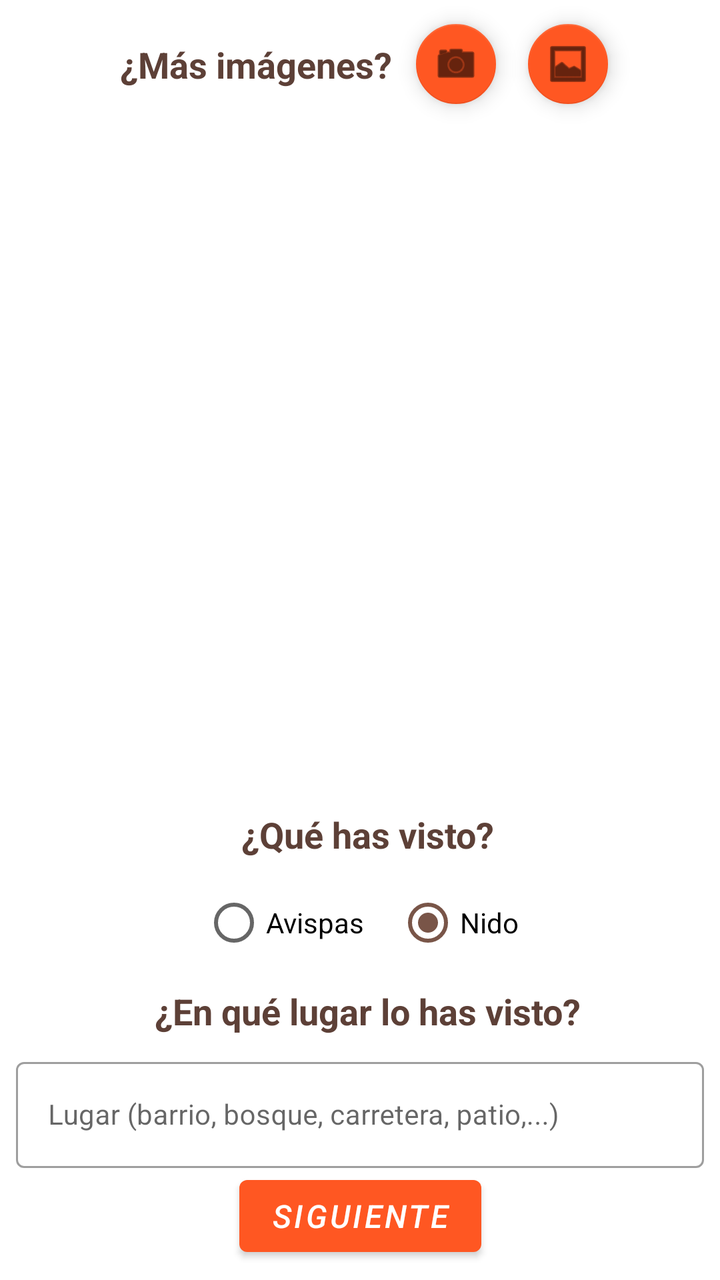
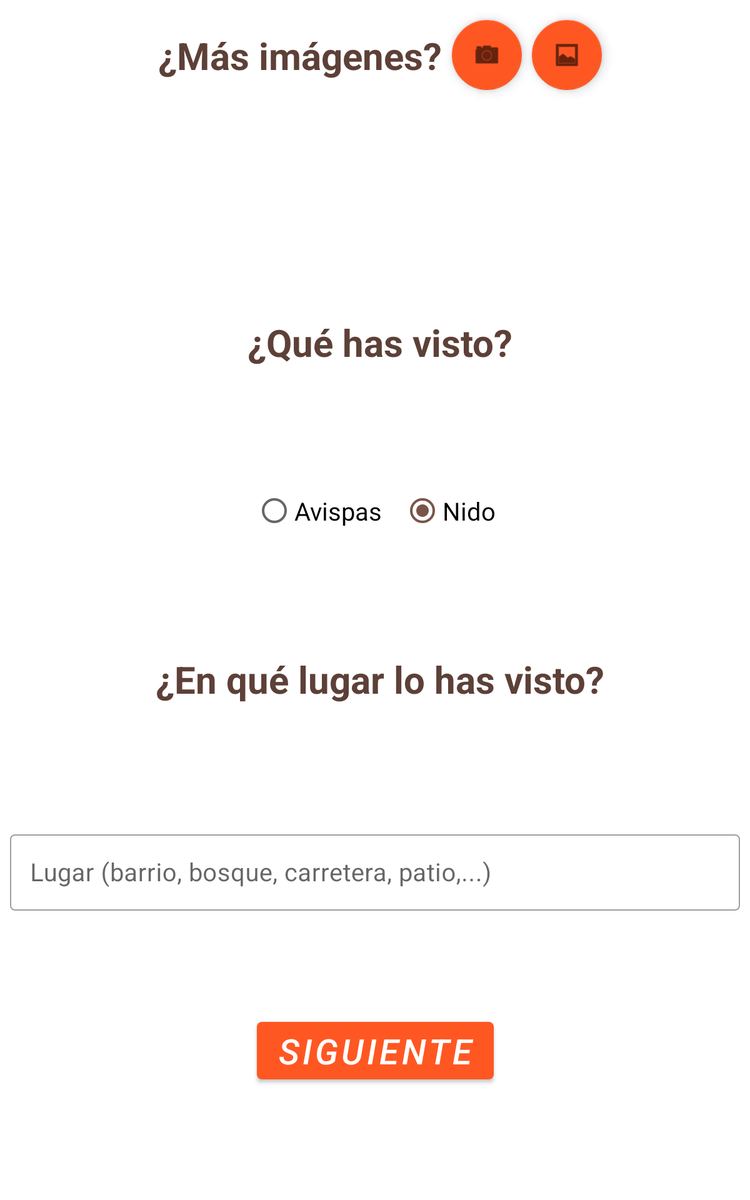

First picture: res/layout/ on a phone held upright. Second picture: the repository's own variant of that layout, on a device whose configuration matches the variant's folder. Source for both follows.
<!-- AndroidManifest.xml: application theme AppTheme -->
<!-- res/layout/fragment_add_photos.xml -->
<?xml version="1.0" encoding="utf-8"?>
<androidx.constraintlayout.widget.ConstraintLayout xmlns:android="http://schemas.android.com/apk/res/android"
    xmlns:app="http://schemas.android.com/apk/res-auto"
    xmlns:tools="http://schemas.android.com/tools"
    android:id="@+id/constraintAddPhotos"
    android:layout_width="match_parent"
    android:layout_height="match_parent"
    tools:context=".fragments.AddPhotosFragment">

    <TextView
        android:id="@+id/tvLabelMoreImages"
        android:layout_width="wrap_content"
        android:layout_height="wrap_content"
        android:layout_marginStart="8dp"
        android:layout_marginLeft="8dp"
        android:text="@string/labelMoreImages"
        android:textColor="@color/colorAccentDark"
        android:textSize="@dimen/text_size_titles_add_sighting"
        android:textStyle="bold"
        app:layout_constraintBottom_toBottomOf="@+id/fab_camera_add_photo_fragment"
        app:layout_constraintEnd_toStartOf="@+id/fab_camera_add_photo_fragment"
        app:layout_constraintHorizontal_bias="0.5"
        app:layout_constraintHorizontal_chainStyle="packed"
        app:layout_constraintStart_toStartOf="parent"
        app:layout_constraintTop_toTopOf="@+id/fab_camera_add_photo_fragment" />

    <com.google.android.material.floatingactionbutton.FloatingActionButton
        android:id="@+id/fab_camera_add_photo_fragment"
        android:layout_width="wrap_content"
        android:layout_height="wrap_content"
        android:layout_marginStart="8dp"
        android:layout_marginLeft="8dp"
        android:layout_marginTop="8dp"
        android:src="@android:drawable/ic_menu_camera"
        app:backgroundTint="@color/colorPrimary"
        app:fabSize="mini"
        app:layout_constraintEnd_toStartOf="@+id/fab_gallery_add_photo_fragment"
        app:layout_constraintHorizontal_bias="0.5"
        app:layout_constraintStart_toEndOf="@+id/tvLabelMoreImages"
        app:layout_constraintTop_toTopOf="parent" />

    <com.google.android.material.floatingactionbutton.FloatingActionButton
        android:id="@+id/fab_gallery_add_photo_fragment"
        android:layout_width="wrap_content"
        android:layout_height="wrap_content"
        android:layout_marginStart="8dp"
        android:layout_marginLeft="8dp"
        android:layout_marginTop="8dp"
        android:src="@android:drawable/ic_menu_gallery"
        app:backgroundTint="@color/colorPrimary"
        app:fabSize="mini"
        app:layout_constraintEnd_toEndOf="parent"
        app:layout_constraintHorizontal_bias="0.5"
        app:layout_constraintStart_toEndOf="@+id/fab_camera_add_photo_fragment"
        app:layout_constraintTop_toTopOf="parent" />

    <androidx.recyclerview.widget.RecyclerView
        android:id="@+id/rvPhotoGrid"
        android:layout_width="0dp"
        android:layout_height="0dp"
        android:layout_marginStart="8dp"
        android:layout_marginLeft="8dp"
        android:layout_marginTop="8dp"
        android:layout_marginEnd="8dp"
        android:layout_marginRight="8dp"
        app:layout_constraintBottom_toTopOf="@id/tvLabelWhatYouSeen"
        app:layout_constraintEnd_toEndOf="parent"
        app:layout_constraintStart_toStartOf="parent"
        app:layout_constraintTop_toBottomOf="@+id/fab_camera_add_photo_fragment"
        tools:listitem="@layout/item_recyclerview_photos" />

    <TextView
        android:id="@+id/tvLabelWhatYouSeen"
        android:layout_width="wrap_content"
        android:layout_height="wrap_content"
        android:layout_marginStart="8dp"
        android:layout_marginLeft="8dp"
        android:layout_marginBottom="8dp"
        android:text="@string/labelWhatYouSeen"
        android:textColor="@color/colorAccentDark"
        android:textStyle="bold"
        android:textSize="@dimen/text_size_titles_add_sighting"
        app:layout_constraintBottom_toTopOf="@+id/rgWhatYouSeen"
        app:layout_constraintEnd_toEndOf="parent"
        app:layout_constraintLeft_toLeftOf="parent"
        app:layout_constraintRight_toRightOf="parent"
        app:layout_constraintStart_toStartOf="parent" />

    <RadioGroup
        android:id="@+id/rgWhatYouSeen"
        android:layout_width="wrap_content"
        android:layout_height="wrap_content"
        android:layout_marginBottom="8dp"
        android:orientation="horizontal"
        app:layout_constraintBottom_toTopOf="@id/tvLabelPlaceSeen"
        app:layout_constraintEnd_toEndOf="parent"
        app:layout_constraintStart_toStartOf="parent">

        <RadioButton
            android:id="@+id/rbWasp"
            android:layout_width="match_parent"
            android:layout_height="wrap_content"
            android:layout_weight="1"
            android:layout_marginEnd="16dp"
            android:layout_marginRight="16dp"
            android:textSize="@dimen/text_size_texts_add_sighting"
            android:text="@string/wasps" />

        <RadioButton
            android:id="@+id/rbNest"
            android:checked="true"
            android:layout_width="match_parent"
            android:layout_height="wrap_content"
            android:layout_weight="1"
            android:textSize="@dimen/text_size_texts_add_sighting"
            android:text="@string/nests" />
    </RadioGroup>

    <TextView
        android:id="@+id/tvLabelPlaceSeen"
        android:layout_width="wrap_content"
        android:layout_height="wrap_content"
        android:layout_marginStart="8dp"
        android:layout_marginLeft="8dp"
        android:layout_marginBottom="8dp"
        android:text="@string/labelPlaceSeenNest"
        android:textColor="@color/colorAccentDark"
        android:textSize="@dimen/text_size_titles_add_sighting"
        android:textStyle="bold"
        app:layout_constraintBottom_toTopOf="@+id/layoutPlaceAddPhotosFragment"
        app:layout_constraintEnd_toEndOf="parent"
        app:layout_constraintLeft_toLeftOf="parent"
        app:layout_constraintRight_toRightOf="parent"
        app:layout_constraintStart_toStartOf="parent" />
    <com.google.android.material.textfield.TextInputLayout
        android:id="@+id/layoutPlaceAddPhotosFragment"
        style="@style/Widget.MaterialComponents.TextInputLayout.OutlinedBox"
        android:layout_width="0dp"
        android:layout_height="wrap_content"
        android:layout_marginStart="8dp"
        android:layout_marginLeft="8dp"
        android:layout_marginTop="8dp"
        android:layout_marginEnd="8dp"
        android:layout_marginRight="8dp"
        android:minHeight="?android:attr/actionBarSize"
        android:transitionGroup="true"
        app:layout_constraintBottom_toTopOf="@+id/btNextAddPhotosFragment"
        app:layout_constraintEnd_toEndOf="parent"
        app:layout_constraintStart_toStartOf="parent">

        <com.google.android.material.textfield.TextInputEditText
            android:id="@+id/etPlaceAddPhotos"
            android:layout_width="match_parent"
            android:layout_height="wrap_content"
            android:hint="@string/place"
            android:imeOptions="actionDone"
            android:inputType="textCapSentences"
            android:textSize="@dimen/text_size_texts_add_sighting" />

    </com.google.android.material.textfield.TextInputLayout>

    <com.google.android.material.button.MaterialButton
        android:id="@+id/btNextAddPhotosFragment"
        android:layout_width="wrap_content"
        android:layout_height="wrap_content"
        android:layout_marginStart="16dp"
        android:layout_marginLeft="16dp"
        android:layout_marginEnd="16dp"
        android:layout_marginRight="16dp"
        android:layout_marginBottom="8dp"
        android:text="@string/labelBtNext"
        android:textSize="@dimen/text_size_buttons_add_sighting"
        android:textStyle="italic"
        app:layout_constraintBottom_toBottomOf="parent"
        app:layout_constraintEnd_toEndOf="parent"
        app:layout_constraintHorizontal_bias="0.5"
        app:layout_constraintStart_toStartOf="parent" />
</androidx.constraintlayout.widget.ConstraintLayout>
<!-- res/layout/item_recyclerview_photos.xml (included above) -->
<?xml version="1.0" encoding="utf-8"?>
<FrameLayout xmlns:android="http://schemas.android.com/apk/res/android"
    xmlns:app="http://schemas.android.com/apk/res-auto"
    android:id="@+id/flContainerPhoto"
    android:layout_width="@dimen/width_height_each_photo"
    android:layout_height="@dimen/width_height_each_photo"
    android:paddingLeft="@dimen/padding_photos_recyclerview"
    android:paddingRight="@dimen/padding_photos_recyclerview"
    android:paddingBottom="@dimen/padding_photos_recyclerview">

    <ImageView
        android:id="@+id/ivPhoto"
        android:layout_width="match_parent"
        android:layout_height="match_parent"
        android:adjustViewBounds="true"
        android:scaleType="fitXY"
        app:srcCompat="@color/colorAccentLight" />

    <com.google.android.material.floatingactionbutton.FloatingActionButton
        android:id="@+id/fab_delete_photo"
        android:layout_width="wrap_content"
        android:layout_height="wrap_content"
        android:layout_gravity="end"
        android:clickable="true"
        app:backgroundTint="@color/colorAccent"
        app:fabSize="mini"
        app:srcCompat="@android:drawable/ic_menu_delete" />
</FrameLayout>
<!-- resources referenced by this layout -->
<resources>
  <color name="colorAccent">#795548</color>
  <color name="colorAccentDark">#5D4037</color>
  <color name="colorAccentLight">#D9BBB2</color>
  <color name="colorPrimary">#FF5722</color>
  <dimen name="padding_photos_recyclerview">12dp</dimen>
  <dimen name="text_size_buttons_add_sighting">16sp</dimen>
  <dimen name="text_size_texts_add_sighting">14sp</dimen>
  <dimen name="text_size_titles_add_sighting">18sp</dimen>
  <dimen name="width_height_each_photo">130dp</dimen>
  <string name="labelBtNext">Siguiente</string>
  <string name="labelMoreImages">¿Más imágenes?</string>
  <string name="labelPlaceSeenNest">¿En qué lugar lo has visto?</string>
  <string name="labelWhatYouSeen">¿Qué has visto?</string>
  <string name="nests">Nido</string>
  <string name="place">Lugar (barrio, bosque, carretera, patio,...)</string>
  <string name="wasps">Avispas</string>
  <style name="AppTheme" parent="Theme.MaterialComponents.Light.NoActionBar">
          
          <item name="colorPrimary">@color/colorPrimary</item>
          <item name="colorPrimaryDark">@color/colorPrimaryDark</item>
          <item name="colorAccent">@color/colorAccent</item>
  
          
          <item name="android:itemBackground">@color/colorAccent</item>
  
  
  
      </style>
  <color name="colorPrimaryDark">#E64A19</color>
</resources>
<!-- res/layout-sw600dp/fragment_add_photos.xml (the author's variant of the layout above) -->
<!-- drawn on a 7-inch tablet held upright -->
<?xml version="1.0" encoding="utf-8"?>
<androidx.constraintlayout.widget.ConstraintLayout xmlns:android="http://schemas.android.com/apk/res/android"
    xmlns:app="http://schemas.android.com/apk/res-auto"
    xmlns:tools="http://schemas.android.com/tools"
    android:id="@+id/constraintAddPhotos"
    android:layout_width="match_parent"
    android:layout_height="match_parent"
    tools:context=".fragments.AddPhotosFragment">

    <TextView
        android:id="@+id/tvLabelMoreImages"
        android:layout_width="wrap_content"
        android:layout_height="wrap_content"
        android:layout_marginStart="8dp"
        android:layout_marginLeft="8dp"
        android:text="@string/labelMoreImages"
        android:textColor="@color/colorAccentDark"
        android:textSize="@dimen/text_size_titles_add_sighting"
        android:textStyle="bold"
        app:layout_constraintBottom_toBottomOf="@+id/fab_camera_add_photo_fragment"
        app:layout_constraintEnd_toStartOf="@+id/fab_camera_add_photo_fragment"
        app:layout_constraintHorizontal_bias="0.5"
        app:layout_constraintHorizontal_chainStyle="packed"
        app:layout_constraintStart_toStartOf="parent"
        app:layout_constraintTop_toTopOf="@+id/fab_camera_add_photo_fragment" />

    <com.google.android.material.floatingactionbutton.FloatingActionButton
        android:id="@+id/fab_camera_add_photo_fragment"
        android:layout_width="wrap_content"
        android:layout_height="wrap_content"
        android:layout_marginStart="8dp"
        android:layout_marginLeft="8dp"
        android:layout_marginTop="16dp"
        android:src="@android:drawable/ic_menu_camera"
        app:backgroundTint="@color/colorPrimary"
        app:fabSize="auto"
        app:layout_constraintEnd_toStartOf="@+id/fab_gallery_add_photo_fragment"
        app:layout_constraintHorizontal_bias="0.5"
        app:layout_constraintStart_toEndOf="@+id/tvLabelMoreImages"
        app:layout_constraintTop_toTopOf="parent" />

    <com.google.android.material.floatingactionbutton.FloatingActionButton
        android:id="@+id/fab_gallery_add_photo_fragment"
        android:layout_width="wrap_content"
        android:layout_height="wrap_content"
        android:layout_marginStart="8dp"
        android:layout_marginLeft="8dp"
        android:layout_marginTop="16dp"
        android:src="@android:drawable/ic_menu_gallery"
        app:backgroundTint="@color/colorPrimary"
        app:fabSize="auto"
        app:layout_constraintEnd_toEndOf="parent"
        app:layout_constraintHorizontal_bias="0.5"
        app:layout_constraintStart_toEndOf="@+id/fab_camera_add_photo_fragment"
        app:layout_constraintTop_toTopOf="parent" />

    <androidx.recyclerview.widget.RecyclerView
        android:id="@+id/rvPhotoGrid"
        android:layout_width="0dp"
        android:layout_height="wrap_content"
        android:layout_marginStart="8dp"
        android:layout_marginLeft="8dp"
        android:layout_marginTop="@dimen/margin_top_recyclerview_photos"
        android:layout_marginEnd="8dp"
        android:layout_marginRight="8dp"
        app:layout_constraintBottom_toTopOf="@id/tvLabelWhatYouSeen"
        app:layout_constraintEnd_toEndOf="parent"
        app:layout_constraintStart_toStartOf="parent"
        app:layout_constraintTop_toBottomOf="@+id/fab_camera_add_photo_fragment"
        tools:listitem="@layout/item_recyclerview_photos" />

    <TextView
        android:id="@+id/tvLabelWhatYouSeen"
        android:layout_width="wrap_content"
        android:layout_height="wrap_content"
        android:layout_marginStart="8dp"
        android:layout_marginLeft="8dp"
        android:layout_marginBottom="8dp"
        android:text="@string/labelWhatYouSeen"
        android:textColor="@color/colorAccentDark"
        android:textSize="@dimen/text_size_titles_add_sighting"
        android:textStyle="bold"
        app:layout_constraintBottom_toTopOf="@+id/rgWhatYouSeen"
        app:layout_constraintEnd_toEndOf="parent"
        app:layout_constraintHorizontal_bias="0.5"
        app:layout_constraintLeft_toLeftOf="parent"
        app:layout_constraintRight_toRightOf="parent"
        app:layout_constraintStart_toStartOf="parent"
        app:layout_constraintTop_toBottomOf="@+id/rvPhotoGrid" />

    <RadioGroup
        android:id="@+id/rgWhatYouSeen"
        android:layout_width="wrap_content"
        android:layout_height="wrap_content"
        android:layout_marginBottom="8dp"
        android:gravity="center_horizontal"
        android:orientation="horizontal"
        app:layout_constraintBottom_toTopOf="@+id/tvLabelPlaceSeen"
        app:layout_constraintEnd_toEndOf="parent"
        app:layout_constraintHorizontal_bias="0.5"
        app:layout_constraintStart_toStartOf="parent"
        app:layout_constraintTop_toBottomOf="@+id/tvLabelWhatYouSeen">

        <RadioButton
            android:id="@+id/rbWasp"
            android:layout_width="match_parent"
            android:layout_height="wrap_content"
            android:layout_weight="1"
            android:layout_marginEnd="16dp"
            android:layout_marginRight="16dp"
            android:text="@string/wasps"
            android:textSize="@dimen/text_size_texts_add_sighting" />

        <RadioButton
            android:id="@+id/rbNest"
            android:checked="true"
            android:layout_width="match_parent"
            android:layout_height="wrap_content"
            android:layout_weight="1"
            android:text="@string/nests"
            android:textSize="@dimen/text_size_texts_add_sighting" />
    </RadioGroup>

    <TextView
        android:id="@+id/tvLabelPlaceSeen"
        android:layout_width="wrap_content"
        android:layout_height="wrap_content"
        android:layout_marginStart="8dp"
        android:layout_marginLeft="8dp"
        android:layout_marginBottom="8dp"
        android:text="@string/labelPlaceSeenNest"
        android:textColor="@color/colorAccentDark"
        android:textSize="@dimen/text_size_titles_add_sighting"
        android:textStyle="bold"
        app:layout_constraintBottom_toTopOf="@+id/layoutPlaceAddPhotosFragment"
        app:layout_constraintEnd_toEndOf="parent"
        app:layout_constraintHorizontal_bias="0.5"
        app:layout_constraintLeft_toLeftOf="parent"
        app:layout_constraintRight_toRightOf="parent"
        app:layout_constraintStart_toStartOf="parent"
        app:layout_constraintTop_toBottomOf="@+id/rgWhatYouSeen" />

    <com.google.android.material.textfield.TextInputLayout
        android:id="@+id/layoutPlaceAddPhotosFragment"
        style="@style/Widget.MaterialComponents.TextInputLayout.OutlinedBox"
        android:layout_width="0dp"
        android:layout_height="wrap_content"
        android:layout_marginStart="8dp"
        android:layout_marginLeft="8dp"
        android:layout_marginTop="8dp"
        android:layout_marginEnd="8dp"
        android:layout_marginRight="8dp"
        android:minHeight="?android:attr/actionBarSize"
        android:transitionGroup="true"
        app:layout_constraintBottom_toTopOf="@+id/btNextAddPhotosFragment"
        app:layout_constraintEnd_toEndOf="parent"
        app:layout_constraintHorizontal_bias="0.5"
        app:layout_constraintStart_toStartOf="parent"
        app:layout_constraintTop_toBottomOf="@+id/tvLabelPlaceSeen">

        <com.google.android.material.textfield.TextInputEditText
            android:id="@+id/etPlaceAddPhotos"
            android:layout_width="match_parent"
            android:layout_height="wrap_content"
            android:hint="@string/place"
            android:imeOptions="actionDone"
            android:inputType="textCapSentences"
            android:textSize="@dimen/text_size_texts_add_sighting" />

    </com.google.android.material.textfield.TextInputLayout>

    <com.google.android.material.button.MaterialButton
        android:id="@+id/btNextAddPhotosFragment"
        android:layout_width="wrap_content"
        android:layout_height="wrap_content"
        android:layout_marginStart="16dp"
        android:layout_marginLeft="16dp"
        android:layout_marginEnd="16dp"
        android:layout_marginRight="16dp"
        android:layout_marginBottom="8dp"
        android:text="@string/labelBtNext"
        android:textSize="@dimen/text_size_buttons_add_sighting"
        android:textStyle="italic"
        app:layout_constraintBottom_toBottomOf="parent"
        app:layout_constraintEnd_toEndOf="parent"
        app:layout_constraintHorizontal_bias="0.5"
        app:layout_constraintStart_toStartOf="parent"
        app:layout_constraintTop_toBottomOf="@+id/layoutPlaceAddPhotosFragment" />
</androidx.constraintlayout.widget.ConstraintLayout>
<!-- resources referenced by the variant -->
<!-- as a 7-inch tablet held upright resolves them -->
<resources>
  <color name="colorAccent">#795548</color>
  <color name="colorAccentDark">#5D4037</color>
  <color name="colorAccentLight">#D9BBB2</color>
  <color name="colorPrimary">#FF5722</color>
  <!-- from res/values-sw600dp/ -->
  <dimen name="margin_top_recyclerview_photos">16dp</dimen>
  <!-- from res/values-sw600dp/ -->
  <dimen name="padding_photos_recyclerview">18dp</dimen>
  <!-- from res/values-sw600dp/ -->
  <dimen name="text_size_buttons_add_sighting">28sp</dimen>
  <!-- from res/values-sw600dp/ -->
  <dimen name="text_size_texts_add_sighting">20sp</dimen>
  <!-- from res/values-sw600dp/ -->
  <dimen name="text_size_titles_add_sighting">30sp</dimen>
  <!-- from res/values-sw600dp/ -->
  <dimen name="width_height_each_photo">275dp</dimen>
  <string name="labelBtNext">Siguiente</string>
  <string name="labelMoreImages">¿Más imágenes?</string>
  <string name="labelPlaceSeenNest">¿En qué lugar lo has visto?</string>
  <string name="labelWhatYouSeen">¿Qué has visto?</string>
  <string name="nests">Nido</string>
  <string name="place">Lugar (barrio, bosque, carretera, patio,...)</string>
  <string name="wasps">Avispas</string>
  <style name="AppTheme" parent="Theme.MaterialComponents.Light.NoActionBar">
          
          <item name="colorPrimary">@color/colorPrimary</item>
          <item name="colorPrimaryDark">@color/colorPrimaryDark</item>
          <item name="colorAccent">@color/colorAccent</item>
  
          
          <item name="android:itemBackground">@color/colorAccent</item>
  
  
  
      </style>
  <color name="colorPrimaryDark">#E64A19</color>
</resources>
